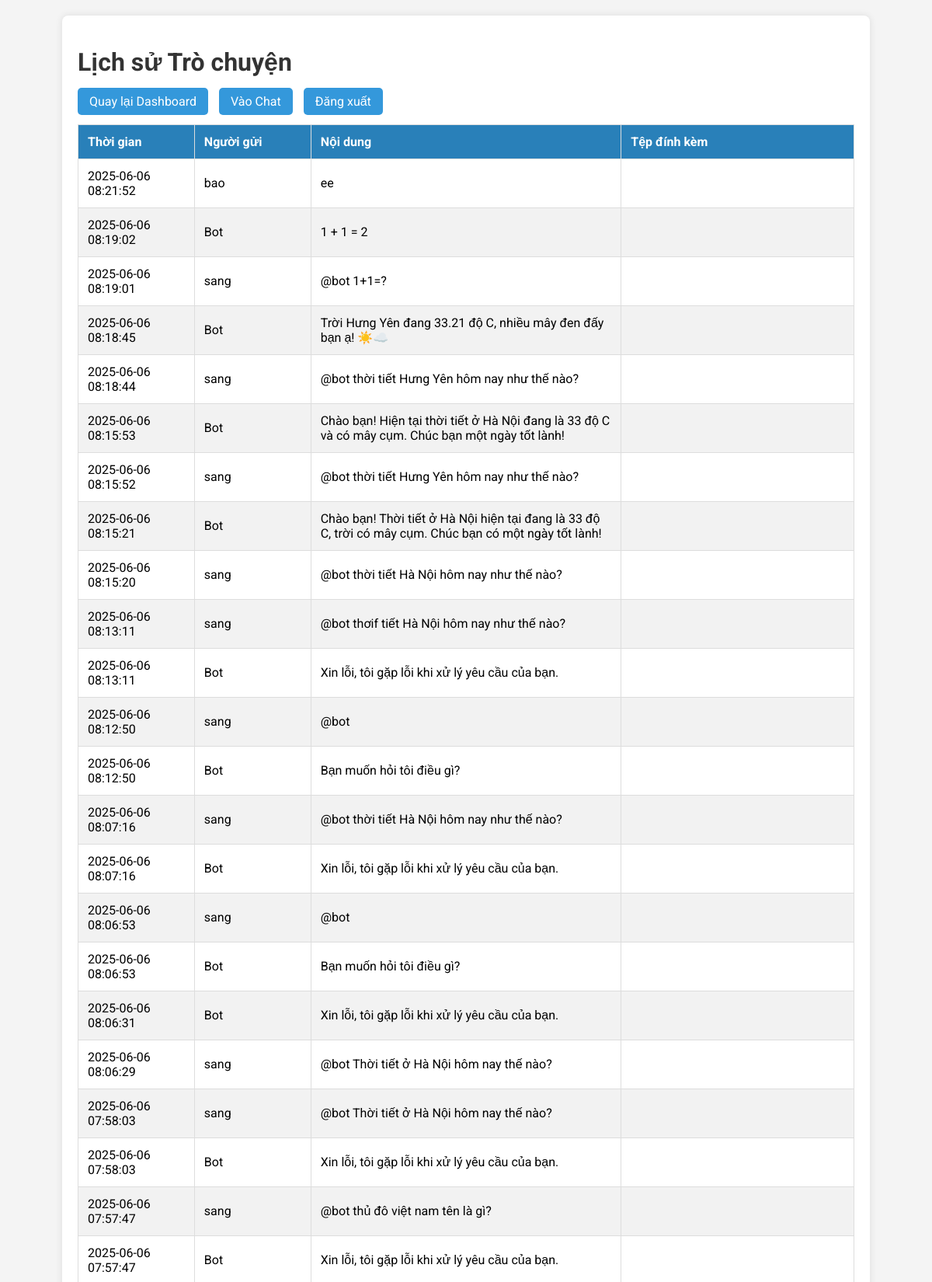
The page /admin/history (signed in, upper part) on the database its author committed.
### tables this page shows
CREATE TABLE chat (
    id INTEGER PRIMARY KEY AUTOINCREMENT,
    username TEXT NOT NULL,
    message TEXT NOT NULL,
    image_path TEXT,
    file_path TEXT,
    timestamp DATETIME DEFAULT CURRENT_TIMESTAMP
);

### app.py (the view)
@app.route('/admin/history')
@admin_required
def chat_history(): return render_template('chat_history.html', messages=get_db().execute('SELECT * FROM chat ORDER BY timestamp DESC').fetchall())

### app.py (called while the page is built)
def get_db():
    if 'db' not in g:
        g.db = sqlite3.connect(app.config['DATABASE'])
        g.db.row_factory = sqlite3.Row
    return g.db

@app.teardown_appcontext
def close_connection(exception):
    db = g.pop('db', None)
    if db is not None: db.close()

def admin_required(f):
    @wraps(f)
    def decorated_function(*args, **kwargs):
        if session.get('role') != 'quanly':
            flash('Bạn không có quyền truy cập trang này.')
            return redirect(url_for('chat'))
        return f(*args, **kwargs)
    return decorated_function

### templates/chat_history.html (shortened to what this page needs)
<!DOCTYPE html>
<html lang="vi">
<head>
</head>
<body>
    <div class="container">
        <h1>Lịch sử Trò chuyện</h1>
        <div class="nav">
            <a href="{{ url_for('admin') }}">Quay lại Dashboard</a>
            <a href="{{ url_for('chat') }}">Vào Chat</a>
            <a href="{{ url_for('logout') }}">Đăng xuất</a>
        </div>
        <table>
            <thead>
                <tr>
                    <th style="width: 15%;">Thời gian</th>
                    <th style="width: 15%;">Người gửi</th>
                    <th style="width: 40%;">Nội dung</th>
                    <th style="width: 30%;">Tệp đính kèm</th>
                </tr>
            </thead>
            <tbody>
                {% for msg in messages %}
                <tr>
                    <td>{{ msg.timestamp }}</td>
                    <td>{{ msg.username }}</td>
                    <td>{{ msg.message }}</td>
                    <td>
                    </td>
                </tr>
                {% else %}
                <tr>
                    <td colspan="4" style="text-align: center;">Chưa có tin nhắn nào.</td>
                </tr>
                {% endfor %}
            </tbody>
        </table>
    </div>
</body>
</html>

### templates/chat_history.html (style rules this page uses)
body { font-family: 'Roboto', sans-serif; background: #f4f4f4; margin: 20px; }
.container { max-width: 1000px; margin: auto; background: white; padding: 20px; border-radius: 8px; box-shadow: 0 0 10px rgba(0,0,0,0.1); }
h1 { color: #333; }
table { width: 100%; border-collapse: collapse; margin-top: 20px; }
th, td { padding: 12px; border: 1px solid #ddd; text-align: left; word-wrap: break-word; }
th { background-color: #2980b9; color: white; }
tr:nth-child(even) { background-color: #f2f2f2; }
.nav { margin-bottom: 20px; }
.nav a { text-decoration: none; padding: 8px 15px; background: #3498db; color: white; border-radius: 5px; margin-right: 10px; }

### rows shown on the page
chat: timestamp "2025-06-06 08:21:52", username "bao", message "ee"
chat: timestamp "2025-06-06 08:19:02", username "Bot", message "1 + 1 = 2"
chat: timestamp "2025-06-06 08:19:01", username "sang", message "@bot 1+1=?"
chat: timestamp "2025-06-06 08:18:45", username "Bot", message "Trời Hưng Yên đang 33.21 độ C, nhiều mây đen đấy bạn ạ! ☀️☁️"
chat: timestamp "2025-06-06 08:18:44", username "sang", message "@bot thời tiết Hưng Yên hôm nay như thế nào?"
chat: timestamp "2025-06-06 08:15:53", username "Bot", message "Chào bạn! Hiện tại thời tiết ở Hà Nội đang là 33 độ C và có mây cụm. Chúc bạn một ngày tốt lành!"
chat: timestamp "2025-06-06 08:15:52", username "sang", message "@bot thời tiết Hưng Yên hôm nay như thế nào?"
chat: timestamp "2025-06-06 08:15:21", username "Bot", message "Chào bạn! Thời tiết ở Hà Nội hiện tại đang là 33 độ C, trời có mây cụm. Chúc bạn có một ngày tốt lành!"
chat: timestamp "2025-06-06 08:15:20", username "sang", message "@bot thời tiết Hà Nội hôm nay như thế nào?"
chat: timestamp "2025-06-06 08:13:11", username "sang", message "@bot thơif tiết Hà Nội hôm nay như thế nào?"
chat: timestamp "2025-06-06 08:13:11", username "Bot", message "Xin lỗi, tôi gặp lỗi khi xử lý yêu cầu của bạn."
chat: timestamp "2025-06-06 08:12:50", username "sang", message "@bot"
chat: timestamp "2025-06-06 08:12:50", username "Bot", message "Bạn muốn hỏi tôi điều gì?"
chat: timestamp "2025-06-06 08:07:16", username "sang", message "@bot thời tiết Hà Nội hôm nay như thế nào?"
chat: timestamp "2025-06-06 08:07:16", username "Bot", message "Xin lỗi, tôi gặp lỗi khi xử lý yêu cầu của bạn."
chat: timestamp "2025-06-06 08:06:53", username "sang", message "@bot"
chat: timestamp "2025-06-06 08:06:53", username "Bot", message "Bạn muốn hỏi tôi điều gì?"
chat: timestamp "2025-06-06 08:06:31", username "Bot", message "Xin lỗi, tôi gặp lỗi khi xử lý yêu cầu của bạn."
chat: timestamp "2025-06-06 08:06:29", username "sang", message "@bot Thời tiết ở Hà Nội hôm nay thế nào?"
chat: timestamp "2025-06-06 07:58:03", username "sang", message "@bot Thời tiết ở Hà Nội hôm nay thế nào?"
chat: timestamp "2025-06-06 07:58:03", username "Bot", message "Xin lỗi, tôi gặp lỗi khi xử lý yêu cầu của bạn."
chat: timestamp "2025-06-06 07:57:47", username "sang", message "@bot thủ đô việt nam tên là gì?"
chat: timestamp "2025-06-06 07:57:47", username "Bot", message "Xin lỗi, tôi gặp lỗi khi xử lý yêu cầu của bạn."
